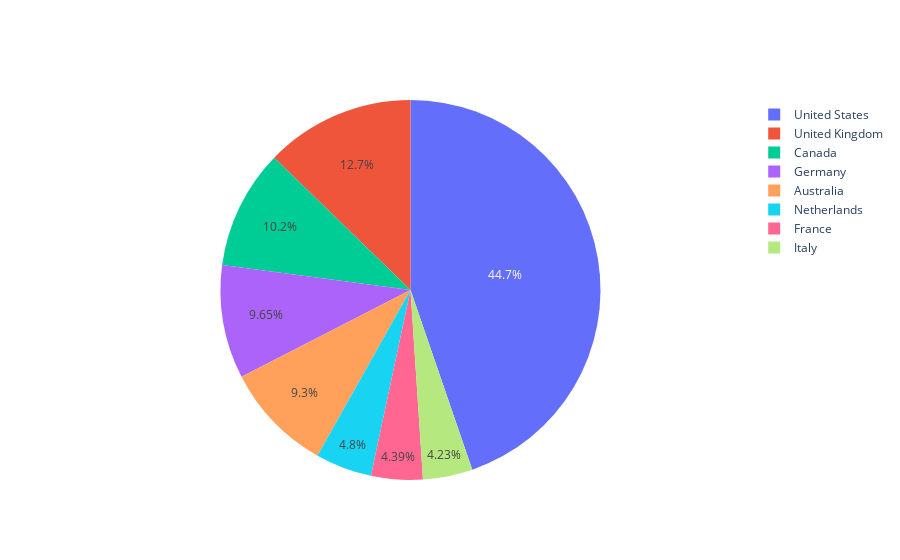

Notebook source saved alongside this figure:
### Code cell
# Create a bar plot for country distribution
country_counts= ct['Country'].value_counts()
p1 = go.Pie(values= country_counts.values , labels= country_counts.index)
fig = go.Figure(p1)

fig.show()

### Figure 1 — Plotly figure (JSON) as saved in the notebook; plotly's stock layout.template omitted (floating-point values rounded to 4 significant figures)
{"data": [{"labels": ["United States", "United Kingdom", "Canada", "Germany", "Australia", "Netherlands", "France", "Italy"], "type": "pie", "values": [6828, 1944, 1553, 1473, 1420, 733, 670, 645]}], "layout": {}}
